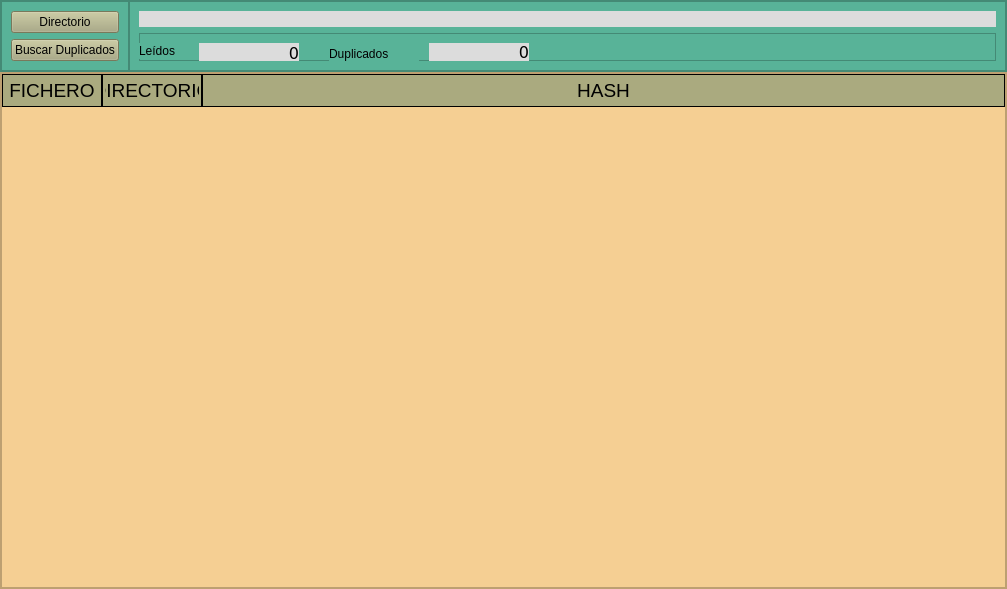
<?xml version="1.0" encoding="UTF-8"?>
<ui version="4.0">
 <class>MainWindow</class>
 <widget class="QMainWindow" name="MainWindow">
  <property name="geometry">
   <rect>
    <x>0</x>
    <y>0</y>
    <width>1007</width>
    <height>589</height>
   </rect>
  </property>
  <property name="windowTitle">
   <string>Buscar Duplicados</string>
  </property>
  <property name="styleSheet">
   <string notr="true">QMainWindow {
	background-color: rgb(172, 197, 224);
} 

QLabel {
	background-color: rgb(220, 220, 220);
}

 QLineEdit1 {
     border: 2px solid gray;
     border-radius: 10px;
     padding: 0 8px;
    background-color: darkgray;
 }</string>
  </property>
  <widget class="QWidget" name="centralwidget">
   <property name="styleSheet">
    <string notr="true">font: 12pt &quot;Segoe UI&quot;;
background-color: rgb(88, 179, 152);</string>
   </property>
   <layout class="QVBoxLayout" name="verticalLayout">
    <property name="spacing">
     <number>0</number>
    </property>
    <property name="leftMargin">
     <number>0</number>
    </property>
    <property name="topMargin">
     <number>0</number>
    </property>
    <property name="rightMargin">
     <number>0</number>
    </property>
    <property name="bottomMargin">
     <number>0</number>
    </property>
    <item>
     <widget class="QFrame" name="frame_superior">
      <property name="maximumSize">
       <size>
        <width>16777215</width>
        <height>100</height>
       </size>
      </property>
      <property name="autoFillBackground">
       <bool>false</bool>
      </property>
      <property name="styleSheet">
       <string notr="true">font: 12pt &quot;Verdana&quot;;</string>
      </property>
      <property name="frameShape">
       <enum>QFrame::StyledPanel</enum>
      </property>
      <property name="frameShadow">
       <enum>QFrame::Sunken</enum>
      </property>
      <property name="lineWidth">
       <number>3</number>
      </property>
      <layout class="QHBoxLayout" name="horizontalLayout">
       <property name="spacing">
        <number>0</number>
       </property>
       <property name="leftMargin">
        <number>0</number>
       </property>
       <property name="topMargin">
        <number>0</number>
       </property>
       <property name="rightMargin">
        <number>0</number>
       </property>
       <property name="bottomMargin">
        <number>0</number>
       </property>
       <item>
        <widget class="QFrame" name="frame">
         <property name="maximumSize">
          <size>
           <width>200</width>
           <height>80</height>
          </size>
         </property>
         <property name="styleSheet">
          <string notr="true"/>
         </property>
         <property name="frameShape">
          <enum>QFrame::StyledPanel</enum>
         </property>
         <property name="frameShadow">
          <enum>QFrame::Raised</enum>
         </property>
         <layout class="QVBoxLayout" name="verticalLayout_2">
          <item>
           <widget class="QPushButton" name="btnSeleccionar">
            <property name="cursor">
             <cursorShape>PointingHandCursor</cursorShape>
            </property>
            <property name="toolTip">
             <string>&lt;html&gt;&lt;head/&gt;&lt;body&gt;&lt;p&gt;ToolTip de pulsar boton&lt;/p&gt;&lt;/body&gt;&lt;/html&gt;</string>
            </property>
            <property name="styleSheet">
             <string notr="true">background-color: rgb(170, 170, 127);</string>
            </property>
            <property name="text">
             <string>Directorio</string>
            </property>
           </widget>
          </item>
          <item>
           <widget class="QPushButton" name="btnBuscarDuplicados">
            <property name="cursor">
             <cursorShape>PointingHandCursor</cursorShape>
            </property>
            <property name="toolTip">
             <string>&lt;html&gt;&lt;head/&gt;&lt;body&gt;&lt;p&gt;ToolTip de pulsar boton&lt;/p&gt;&lt;/body&gt;&lt;/html&gt;</string>
            </property>
            <property name="styleSheet">
             <string notr="true">background-color: rgb(170, 170, 127);</string>
            </property>
            <property name="text">
             <string>Buscar Duplicados</string>
            </property>
           </widget>
          </item>
         </layout>
        </widget>
       </item>
       <item>
        <widget class="QFrame" name="frame_2">
         <property name="maximumSize">
          <size>
           <width>16777215</width>
           <height>90</height>
          </size>
         </property>
         <property name="styleSheet">
          <string notr="true"/>
         </property>
         <property name="frameShape">
          <enum>QFrame::StyledPanel</enum>
         </property>
         <property name="frameShadow">
          <enum>QFrame::Raised</enum>
         </property>
         <layout class="QVBoxLayout" name="verticalLayout_3">
          <item>
           <widget class="QLineEdit" name="directorioActual">
            <property name="styleSheet">
             <string notr="true">background-color: rgb(220, 220, 220);
border-radius: 10px;</string>
            </property>
            <property name="text">
             <string/>
            </property>
           </widget>
          </item>
          <item>
           <widget class="QFrame" name="frame_3">
            <property name="maximumSize">
             <size>
              <width>16777215</width>
              <height>50</height>
             </size>
            </property>
            <property name="layoutDirection">
             <enum>Qt::LeftToRight</enum>
            </property>
            <property name="frameShape">
             <enum>QFrame::StyledPanel</enum>
            </property>
            <property name="frameShadow">
             <enum>QFrame::Raised</enum>
            </property>
            <widget class="QLabel" name="lb_contador_archivos">
             <property name="geometry">
              <rect>
               <x>60</x>
               <y>10</y>
               <width>100</width>
               <height>21</height>
              </rect>
             </property>
             <property name="minimumSize">
              <size>
               <width>0</width>
               <height>20</height>
              </size>
             </property>
             <property name="maximumSize">
              <size>
               <width>100</width>
               <height>50</height>
              </size>
             </property>
             <property name="font">
              <font>
               <family>Verdana</family>
               <pointsize>12</pointsize>
               <italic>false</italic>
               <bold>false</bold>
              </font>
             </property>
             <property name="layoutDirection">
              <enum>Qt::LeftToRight</enum>
             </property>
             <property name="autoFillBackground">
              <bool>false</bool>
             </property>
             <property name="styleSheet">
              <string notr="true">background-color: rgb(220, 220, 220);
</string>
             </property>
             <property name="text">
              <string>0</string>
             </property>
             <property name="textFormat">
              <enum>Qt::RichText</enum>
             </property>
             <property name="alignment">
              <set>Qt::AlignRight|Qt::AlignTrailing|Qt::AlignVCenter</set>
             </property>
             <property name="wordWrap">
              <bool>false</bool>
             </property>
            </widget>
            <widget class="QLabel" name="lb_contador_duplicados">
             <property name="geometry">
              <rect>
               <x>290</x>
               <y>10</y>
               <width>100</width>
               <height>20</height>
              </rect>
             </property>
             <property name="minimumSize">
              <size>
               <width>0</width>
               <height>20</height>
              </size>
             </property>
             <property name="maximumSize">
              <size>
               <width>100</width>
               <height>50</height>
              </size>
             </property>
             <property name="font">
              <font>
               <family>Verdana</family>
               <pointsize>12</pointsize>
               <italic>false</italic>
               <bold>false</bold>
              </font>
             </property>
             <property name="layoutDirection">
              <enum>Qt::LeftToRight</enum>
             </property>
             <property name="autoFillBackground">
              <bool>false</bool>
             </property>
             <property name="styleSheet">
              <string notr="true">background-color: rgb(220, 220, 220);
</string>
             </property>
             <property name="text">
              <string>0</string>
             </property>
             <property name="textFormat">
              <enum>Qt::RichText</enum>
             </property>
             <property name="alignment">
              <set>Qt::AlignRight|Qt::AlignTrailing|Qt::AlignVCenter</set>
             </property>
             <property name="wordWrap">
              <bool>false</bool>
             </property>
            </widget>
            <widget class="QLabel" name="label">
             <property name="geometry">
              <rect>
               <x>0</x>
               <y>10</y>
               <width>56</width>
               <height>16</height>
              </rect>
             </property>
             <property name="text">
              <string>Leídos</string>
             </property>
            </widget>
            <widget class="QLabel" name="label_2">
             <property name="geometry">
              <rect>
               <x>190</x>
               <y>10</y>
               <width>90</width>
               <height>21</height>
              </rect>
             </property>
             <property name="text">
              <string>Duplicados</string>
             </property>
            </widget>
           </widget>
          </item>
         </layout>
        </widget>
       </item>
      </layout>
     </widget>
    </item>
    <item>
     <widget class="QFrame" name="frame_abajo">
      <property name="styleSheet">
       <string notr="true">background-color: rgb(245, 207, 147);</string>
      </property>
      <property name="frameShape">
       <enum>QFrame::StyledPanel</enum>
      </property>
      <property name="frameShadow">
       <enum>QFrame::Raised</enum>
      </property>
      <layout class="QVBoxLayout" name="verticalLayout_4">
       <property name="spacing">
        <number>0</number>
       </property>
       <property name="leftMargin">
        <number>0</number>
       </property>
       <property name="topMargin">
        <number>0</number>
       </property>
       <property name="rightMargin">
        <number>0</number>
       </property>
       <property name="bottomMargin">
        <number>0</number>
       </property>
       <item>
        <widget class="QTableWidget" name="tvResultado">
         <property name="minimumSize">
          <size>
           <width>800</width>
           <height>0</height>
          </size>
         </property>
         <property name="baseSize">
          <size>
           <width>2</width>
           <height>4</height>
          </size>
         </property>
         <property name="cursor" stdset="0">
          <cursorShape>PointingHandCursor</cursorShape>
         </property>
         <property name="autoFillBackground">
          <bool>false</bool>
         </property>
         <property name="styleSheet">
          <string notr="true">QWitget {
	background-color: #ffffff;
	color: #000000;
}

QHeaderView::section { 
	background-color: #aaaa7f;
	padding: 2px;
	border: 1px solid #000000;
	font-size: 14pt;
}

QTableWitget {
	gridline-color: #ff00ff;
	font-size: 12pt;
}</string>
         </property>
         <property name="frameShape">
          <enum>QFrame::StyledPanel</enum>
         </property>
         <property name="frameShadow">
          <enum>QFrame::Sunken</enum>
         </property>
         <property name="lineWidth">
          <number>1</number>
         </property>
         <property name="sizeAdjustPolicy">
          <enum>QAbstractScrollArea::AdjustToContentsOnFirstShow</enum>
         </property>
         <property name="editTriggers">
          <set>QAbstractItemView::AnyKeyPressed|QAbstractItemView::DoubleClicked</set>
         </property>
         <property name="gridStyle">
          <enum>Qt::DashLine</enum>
         </property>
         <attribute name="horizontalHeaderVisible">
          <bool>true</bool>
         </attribute>
         <attribute name="horizontalHeaderCascadingSectionResizes">
          <bool>false</bool>
         </attribute>
         <attribute name="horizontalHeaderShowSortIndicator" stdset="0">
          <bool>true</bool>
         </attribute>
         <attribute name="horizontalHeaderStretchLastSection">
          <bool>true</bool>
         </attribute>
         <column>
          <property name="text">
           <string>FICHERO</string>
          </property>
         </column>
         <column>
          <property name="text">
           <string>DIRECTORIO</string>
          </property>
         </column>
         <column>
          <property name="text">
           <string>HASH</string>
          </property>
         </column>
        </widget>
       </item>
      </layout>
     </widget>
    </item>
   </layout>
  </widget>
 </widget>
 <resources/>
 <connections/>
</ui>
